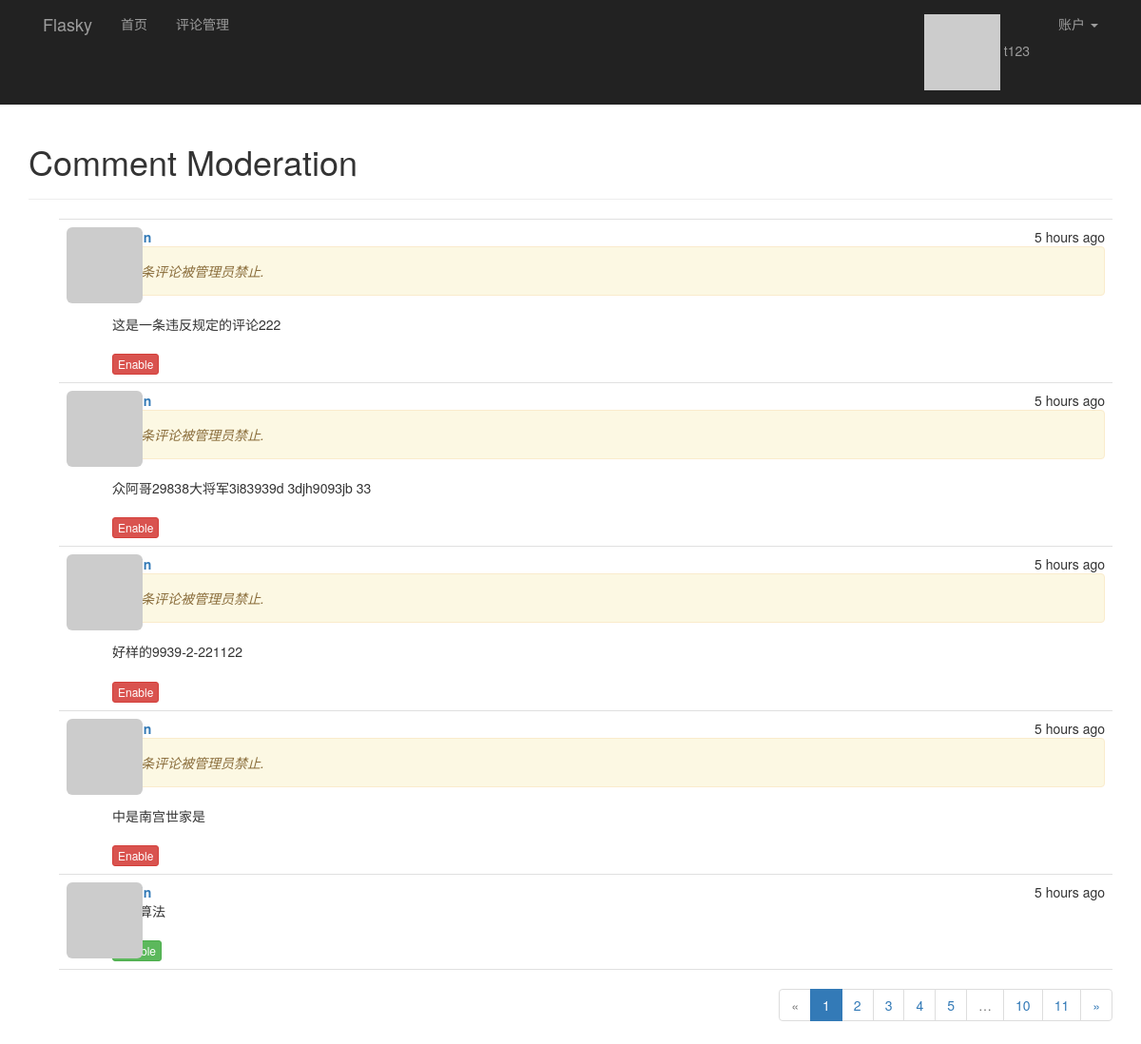
Before: /moderate (signed in) with the older database file.
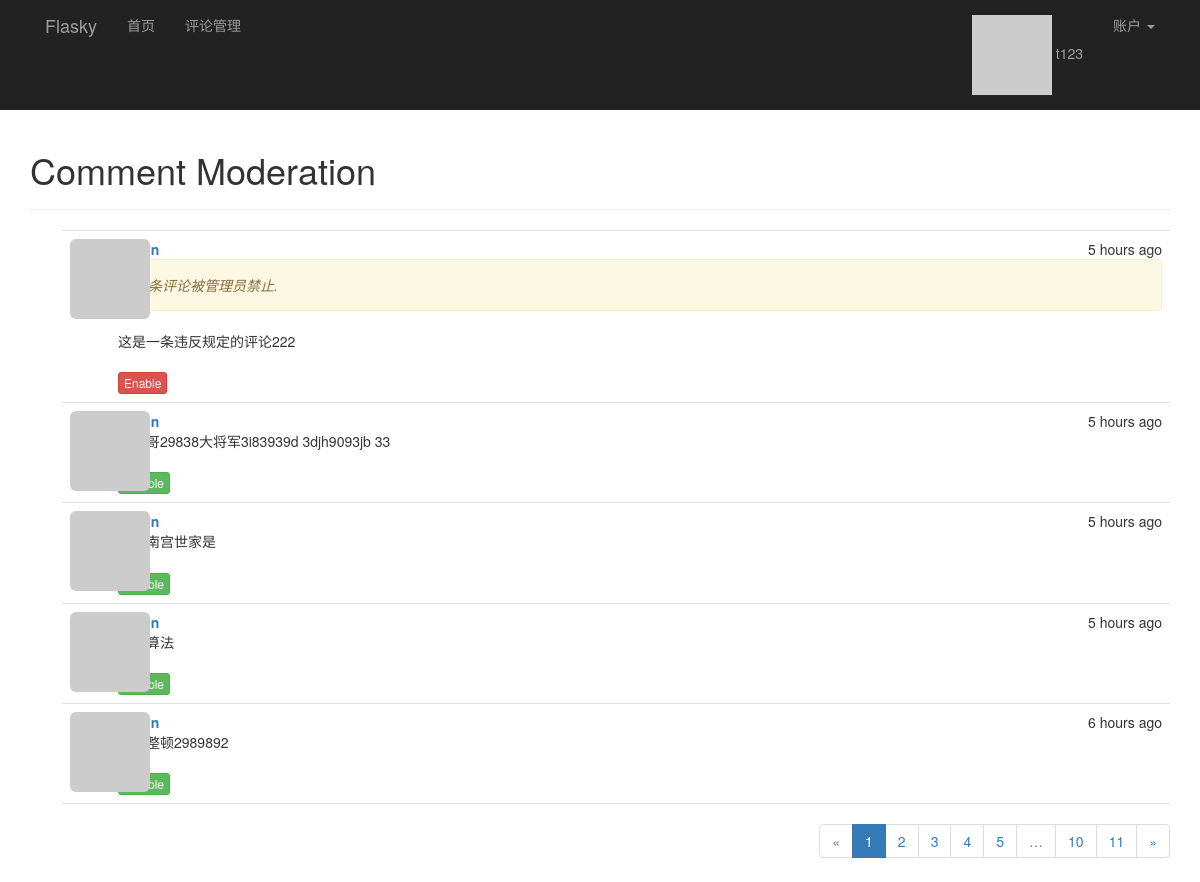
After: the same page with the newer database file.
### app/models.py (models this page shows, shortened)
class Comment(db.Model):
    __tablename__ = 'comments'
    id = db.Column(db.Integer, primary_key=True)
    body = db.Column(db.Text)
    body_html = db.Column(db.Text)
    timestamp = db.Column(db.DateTime, index=True, default=datetime.utcnow)
    disabled = db.Column(db.Boolean)
    author_id = db.Column(db.Integer, db.ForeignKey('users.id'))
    post_id = db.Column(db.Integer, db.ForeignKey('posts.id'))

### app/main/views.py (the view)
@main.route('/moderate')
@login_required
@permission_required(Permission.MODERATE_COMMENTS)
def moderate():
    page = request.args.get('page', 1, type=int)
    pagination = Comment.query.order_by(Comment.timestamp.desc()).paginate(
        page, per_page=current_app.config['FLASK_COMMENTS_PER_PAGE'], error_out=False)
    comments = pagination.items
    return render_template('moderate.html', comments=comments, pagination=pagination, page=page)

### app/auth/views.py (called while the page is built)
@auth.before_app_request
def before_request():
    if current_user.is_authenticated:
        current_user.ping()
        if not current_user.confirmed \
                and request.endpoint[:5] != 'auth.' \
                and request.endpoint != 'static':
            return redirect(url_for('auth.unconfirmed'))

### app/main/__init__.py (called while the page is built)
@main.app_context_processor
def inject_permissions():
    return dict(Permission=Permission)

### app/models.py (called while the page is built)
@login_manager.user_loader
def load_user(user_id):
    return User.query.get(int(user_id))

    def ping(self):
        self.last_seen = datetime.utcnow()
        db.session.add(self)

    def gravatar(self, size=100, default='identicon', rating='g'):
        if request.is_secure:
            url = 'https://secure.gravatar.com/avatar'
        else:
            url = 'http://s.gravatar.com/avatar'
        email_hash = self.avatar_hash or hashlib.md5(self.email.encode('utf-8')).hexdigest()
        return '{url}/{hash}?s={size}&d={default}&r={rating}'.format(
            url=url, hash=email_hash, size=size, default=default, rating=rating)

    def can(self, permissions):
        return self.role is not None and (self.role.permissions & permissions) == permissions

### app/templates/moderate.html (shortened to what this page needs)
{% extends "base.html" %}
{% import "_marcros.html" as marcros%}
{% block page_content %}
<div class="page-header">
    <h1>Comment Moderation</h1>
</div>
{% set moderate = True %}
{% include '_comments.html' %}
{% if pagination %}
<div class="pagination">
    {{ marcros.pagination_widget(pagination, '.moderate') }}
</div>
{% endif %}
{% endblock %}

### app/templates/_comments.html (shortened to what this page needs)
<ul class="comments" xmlns="http://www.w3.org/1999/html">
    {% for comment in comments %}
    <li class="comment">
        <div class="comment-thumbnail">
            <a href="{{ url_for('.user', username=comment.author.username) }}">
                <img class="img-rounded profile-thumbnail"
                     src="{{ comment.author.gravatar(size=40) }}">
            </a>
        </div>
        <div class="comment-content">
            <div class="comment-date">{{ moment(comment.timestamp).fromNow() }}</div>
            <div class="comment-author">
                <a href="{{ url_for('.user', username=comment.author.username) }}">
                </a>
            </div>
            <div class="comment-body">
                {% if comment.disabled %}
                <p class="alert alert-warning">
                    <i>这条评论被管理员禁止.</i>
                </p>
                {% endif %}
                {% if moderate or not comment.disabled %}
                    {% if comment.body_html %}
                        {{ comment.body_html | safe }}
                    {% else %}
                        {{ comment.body }}
                    {% endif %}
                {% endif %}
            </div>
            {% if moderate %}
                <br />
                {% if comment.disabled %}
                <a class="btn btn-danger btn-xs" href="{{ url_for('.moderate_enable',
                        id=comment.id, page=page) }}">Enable</a>
                {% else %}
                <a class="btn btn-success btn-xs" href="{{ url_for('.moderate_disable',
                        id=comment.id, page=page) }}">Disable</a>
                {% endif %}
            {% endif %}
        </div>
    </li>
    {% endfor %}
</ul>

Changed rows visible on the page:
removed Comment: timestamp "5 hours ago", disabled "这条评论被管理员禁止.", body_html "好样的9939-2-221122"
changed Comment "众阿哥29838大将军3i83939d 3djh9093jb 33": no longer shows "这条评论被管理员禁止. Enable"
changed Comment "中是南宫世家是": no longer shows "这条评论被管理员禁止. Enable"
now on this page (row unchanged): Comment: timestamp "6 hours ago", body_html "停业整顿2989892"
